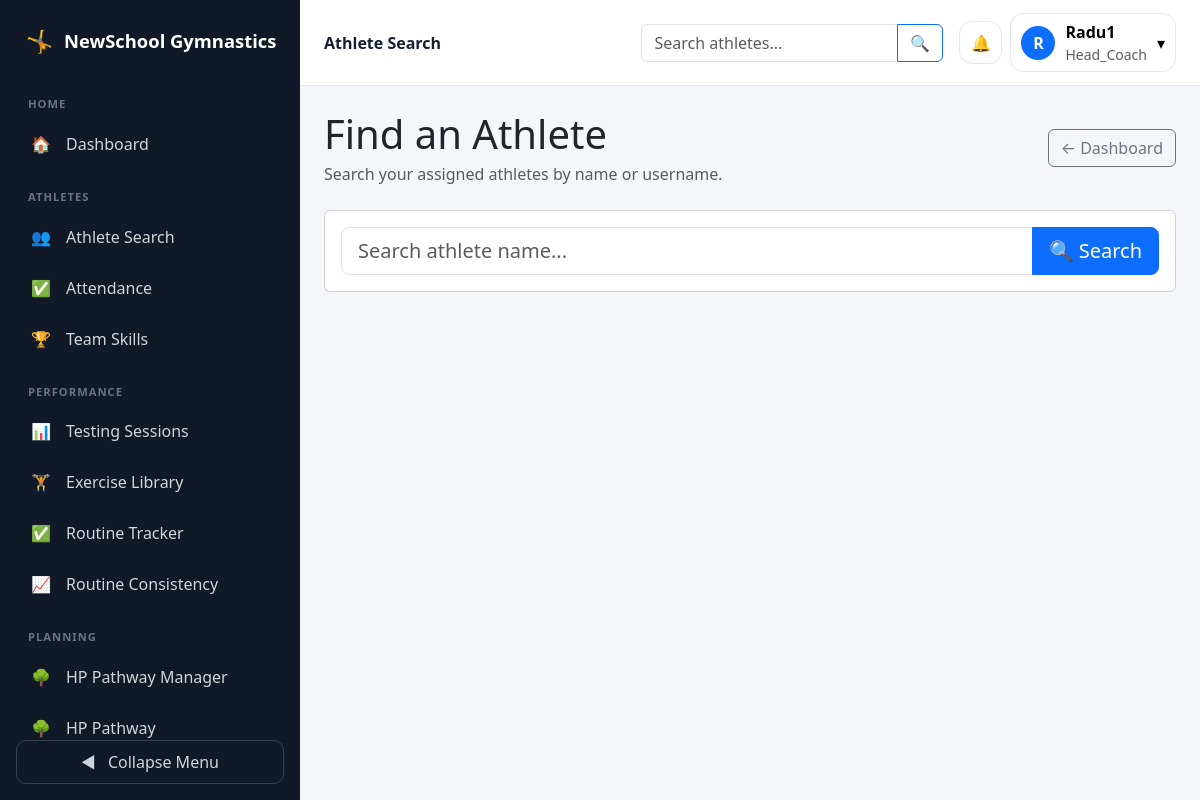
/coaches/athletes/search/ (signed in), run on the app's committed database.
### accounts/models.py (models this page shows, shortened)
class User(AbstractUser):
    ROLE_CHOICES = [
        ('admin', 'Platform Admin'),
        ('director', 'Gym Director'),
        ('head_coach', 'Head Coach'),
        ('coach', 'Coach'),
        ('athlete', 'Athlete'),
        ('parent', 'Parent'),
    ]
    role = models.CharField(
        max_length=20,
        choices=ROLE_CHOICES
    )

### coaches/views.py (the view, shortened to what this page needs)
@login_required
def athlete_search(request):
    if request.user.role not in ['coach', 'head_coach']:
        return render(request, 'coaches/not_allowed.html', {
            'role': request.user.role,
            'username': request.user.username,
        })
    query = request.GET.get('q', '').strip()
    if request.user.role == 'head_coach':
        athlete_ids = CoachAthleteAssignment.objects.values_list(
            'athlete_id',
            flat=True
        )
    results = User.objects.none()
    return render(request, 'coaches/athlete_search.html', {
        'query': query,
        'results': results,
    })

### communications/models.py (called while the page is built)
    def unread_count(self):
        messages = self.conversation.messages.exclude(
            sender=self.user
        )
        if self.last_read_at:
            messages = messages.filter(
                created_at__gt=self.last_read_at
            )
        return messages.count()

### coaches/templates/coaches/athlete_search.html (shortened to what this page needs)
{% extends "base.html" %}
{% block page_header %}Athlete Search{% endblock %}
{% block content %}
<div class="d-flex justify-content-between align-items-center mb-4">
    <div>
        <h1 class="mb-1">Find an Athlete</h1>
        <p class="text-muted mb-0">
            Search your assigned athletes by name or username.
        </p>
    </div>
    <a href="{% url 'coach_dashboard' %}" class="btn btn-outline-secondary">
        ← Dashboard
    </a>
</div>
<div class="card mb-4">
    <div class="card-body">
        <form method="get" action="{% url 'athlete_search' %}">
            <div class="input-group input-group-lg">
                <input
                    type="search"
                    name="q"
                    value="{{ query }}"
                    class="form-control"
                    placeholder="Search athlete name..."
                    autofocus
                >
                <button class="btn btn-primary" type="submit">
                    🔍 Search
                </button>
            </div>
        </form>
    </div>
</div>
{% endblock %}

### templates/base.html (shortened to what this page needs)
<!DOCTYPE html>
<html lang="en">
<head>
    <link
        href="https://cdn.jsdelivr.net/npm/bootstrap@5.3.3/dist/css/bootstrap.min.css"
        rel="stylesheet"
    >
</head>
<body>
<div class="d-flex app-shell">
    {% if user.is_authenticated %}
        <nav class="sidebar" id="sidebar">
            <div class="sidebar-brand">
                <span class="sidebar-brand-icon">🤸</span>
                <span class="brand-text">NewSchool Gymnastics</span>
            </div>
            <div class="sidebar-navigation">
                {% if user.role == 'director' %}
                    <div class="sidebar-section">Gym Management</div>
                    <a href="{% url 'director_dashboard' %}" class="sidebar-link">
                        <span class="sidebar-icon">🏢</span>
                        <span class="sidebar-label">Director Dashboard</span>
                    </a>
                    <a href="{% url 'people_management' %}" class="sidebar-link">
                        <span class="sidebar-icon">👥</span>
                        <span class="sidebar-label">Manage People</span>
                    </a>
                    <a href="{% url 'director_event_list' %}" class="sidebar-link">
                        <span class="sidebar-icon">📅</span>
                        <span class="sidebar-label">Gym Events</span>
                    </a>
                    <a href="{% url 'create_training_group' %}" class="sidebar-link">
                        <span class="sidebar-icon">🤸</span>
                        <span class="sidebar-label">Create Training Group</span>
                    </a>
                {% elif user.role == 'coach' or user.role == 'head_coach' %}
                    <div class="sidebar-section">Home</div>
                    <a href="{% url 'coach_dashboard' %}" class="sidebar-link">
                        <span class="sidebar-icon">🏠</span>
                        <span class="sidebar-label">Dashboard</span>
                    </a>
                    <div class="sidebar-section">Athletes</div>
                    <a href="{% url 'athlete_search' %}" class="sidebar-link">
                        <span class="sidebar-icon">👥</span>
                        <span class="sidebar-label">Athlete Search</span>
                    </a>
                    <a href="{% url 'take_attendance' %}" class="sidebar-link">
                        <span class="sidebar-icon">✅</span>
                        <span class="sidebar-label">Attendance</span>
                    </a>
                    <a href="{% url 'team_skills_dashboard' %}" class="sidebar-link">
                        <span class="sidebar-icon">🏆</span>
                        <span class="sidebar-label">Team Skills</span>
                    </a>
                    <div class="sidebar-section">Performance</div>
                    <a href="{% url 'testing_session_list' %}" class="sidebar-link">
                        <span class="sidebar-icon">📊</span>
                        <span class="sidebar-label">Testing Sessions</span>
                    </a>
                    <a href="{% url 'testing_exercise_list' %}" class="sidebar-link">
                        <span class="sidebar-icon">🏋️</span>
                        <span class="sidebar-label">Exercise Library</span>
                    </a>
                    <a href="{% url 'routine_tracker:daily_routine_tracker' %}" class="sidebar-link">
                        <span class="sidebar-icon">✅</span>
                        <span class="sidebar-label">Routine Tracker</span>
                    </a>
                    <a href="{% url 'routine_tracker:routine_consistency_summary' %}" class="sidebar-link">
                        <span class="sidebar-icon">📈</span>
                        <span class="sidebar-label">Routine Consistency</span>
                    </a>
                    <div class="sidebar-section">Planning</div>
                    {% if user.role == 'head_coach' %}
                        <a href="{% url 'pathway:pathway_manager' %}" class="sidebar-link">
                            <span class="sidebar-icon">🌳</span>
                            <span class="sidebar-label">HP Pathway Manager</span>
                        </a>
                    {% endif %}
                    <a href="{% url 'pathway:pathway_overview' %}" class="sidebar-link">
                        <span class="sidebar-icon">🌳</span>
                        <span class="sidebar-label">HP Pathway</span>
                    </a>
                {% endif %}
            </div>
            <button type="button" class="sidebar-toggle" id="sidebar-toggle">
                <span id="toggle-icon">◀</span>
                <span class="toggle-label ms-2">Collapse Menu</span>
            </button>
        </nav>
    {% endif %}
    <div class="main-area">
        <header class="topbar">
            <div class="d-flex justify-content-between align-items-center gap-3">
                <div class="d-flex align-items-center gap-3">
                    <div class="topbar-title">
                        {% block page_header %}Dashboard{% endblock %}
                    </div>
                </div>
                {% if user.is_authenticated %}
                    <div class="d-flex align-items-center gap-2 ms-auto">
                        {% if user.role == 'coach' or user.role == 'head_coach' %}
                            <form method="get" action="{% url 'athlete_search' %}" class="topbar-search me-2">
                                <div class="input-group">
                                    <input
                                        type="search"
                                        name="q"
                                        class="form-control"
                                        placeholder="Search athletes..."
                                    >
                                    <button class="btn btn-outline-primary" type="submit">🔍</button>
                                </div>
                            </form>
                        {% endif %}
                        <div class="dropdown">
                            <button
                                class="notification-button"
                                type="button"
                                data-bs-toggle="dropdown"
                                data-bs-auto-close="outside"
                            >
                                🔔
                            </button>
                        </div>
                        <div class="dropdown">
                            <button
                                class="user-menu-button"
                                type="button"
                                data-bs-toggle="dropdown"
                            >
                                <span class="user-avatar">
                                    {% if user.first_name %}{{ user.first_name|first }}{% else %}{{ user.username|first }}{% endif %}
                                </span>
                                <span class="user-menu-details text-start">
                                    <span class="d-block fw-semibold">
                                        {{ user.get_full_name|default:user.username }}
                                    </span>
                                    <span class="d-block small text-muted">{{ user.role|title }}</span>
                                </span>
                                <span>▾</span>
                            </button>
                        </div>
                    </div>
                {% endif %}
            </div>
        </header>
        <main class="main-content">
            {% block content %}{% endblock %}
        </main>
    </div>
</div>
</body>
</html>

### templates/base.html (style rules this page uses)
:root { --app-background: #f5f6fa; --sidebar-background: #111827; --sidebar-hover: #1f2937; --sidebar-border: #273244; --sidebar-text: #d1d5db; --sidebar-muted: #6b7280; --topbar-border: #e5e7eb; --primary-soft: #eef4ff; }
body { min-height: 100vh; margin: 0; overflow-x: hidden; background: var(--app-background); }
.app-shell { min-height: 100vh; }
.sidebar { position: sticky; top: 0; width: 300px; height: 100vh; display: flex; flex-direction: column; flex-shrink: 0; overflow: hidden; padding: 16px; background: var(--sidebar-background); transition: width 0.25s ease; z-index: 1040; }
.sidebar-brand { display: flex; align-items: center; gap: 10px; min-height: 58px; padding: 10px 8px 18px; color: white; font-size: 1.15rem; font-weight: 800; white-space: nowrap; }
.sidebar-brand-icon { width: 30px; flex-shrink: 0; text-align: center; font-size: 1.35rem; }
.sidebar-navigation { flex-grow: 1; overflow-x: hidden; overflow-y: auto; padding-bottom: 12px; scrollbar-width: none; -ms-overflow-style: none; }
.sidebar-section { margin: 22px 12px 8px; color: var(--sidebar-muted); font-size: 0.7rem; font-weight: 800; letter-spacing: 0.09em; text-transform: uppercase; white-space: nowrap; }
.sidebar-link { position: relative; display: flex; align-items: center; gap: 12px; width: 100%; margin-bottom: 5px; padding: 11px 12px; border: 0; border-radius: 10px; background: transparent; color: var(--sidebar-text); text-align: left; text-decoration: none; white-space: nowrap; }
.sidebar-icon { position: relative; width: 26px; min-width: 26px; flex-shrink: 0; text-align: center; }
.sidebar-toggle { width: 100%; padding: 9px 12px; border: 1px solid #374151; border-radius: 10px; background: transparent; color: var(--sidebar-text); }
.main-area { min-width: 0; flex-grow: 1; }
.topbar { position: sticky; top: 0; z-index: 1020; min-height: 72px; padding: 13px 24px; border-bottom: 1px solid var(--topbar-border); background: rgba(255, 255, 255, 0.96); backdrop-filter: blur(12px); }
.topbar-title { color: #172033; font-weight: 800; }
.topbar-search { width: min(420px, 100%); }
.main-content { padding: 24px; }
.notification-button { position: relative; width: 43px; height: 43px; display: inline-flex; align-items: center; justify-content: center; padding: 0; border: 1px solid #e5e7eb; border-radius: 13px; background: white; }
.user-menu-button { display: flex; align-items: center; gap: 10px; padding: 6px 10px; border: 1px solid #e5e7eb; border-radius: 13px; background: white; }
.user-avatar { width: 34px; height: 34px; display: inline-flex; align-items: center; justify-content: center; border-radius: 50%; background: #0d6efd; color: white; font-weight: 800; text-transform: uppercase; }

### data on the page
User: username|first "R", get_full_name "Radu1", role "Head_Coach"
